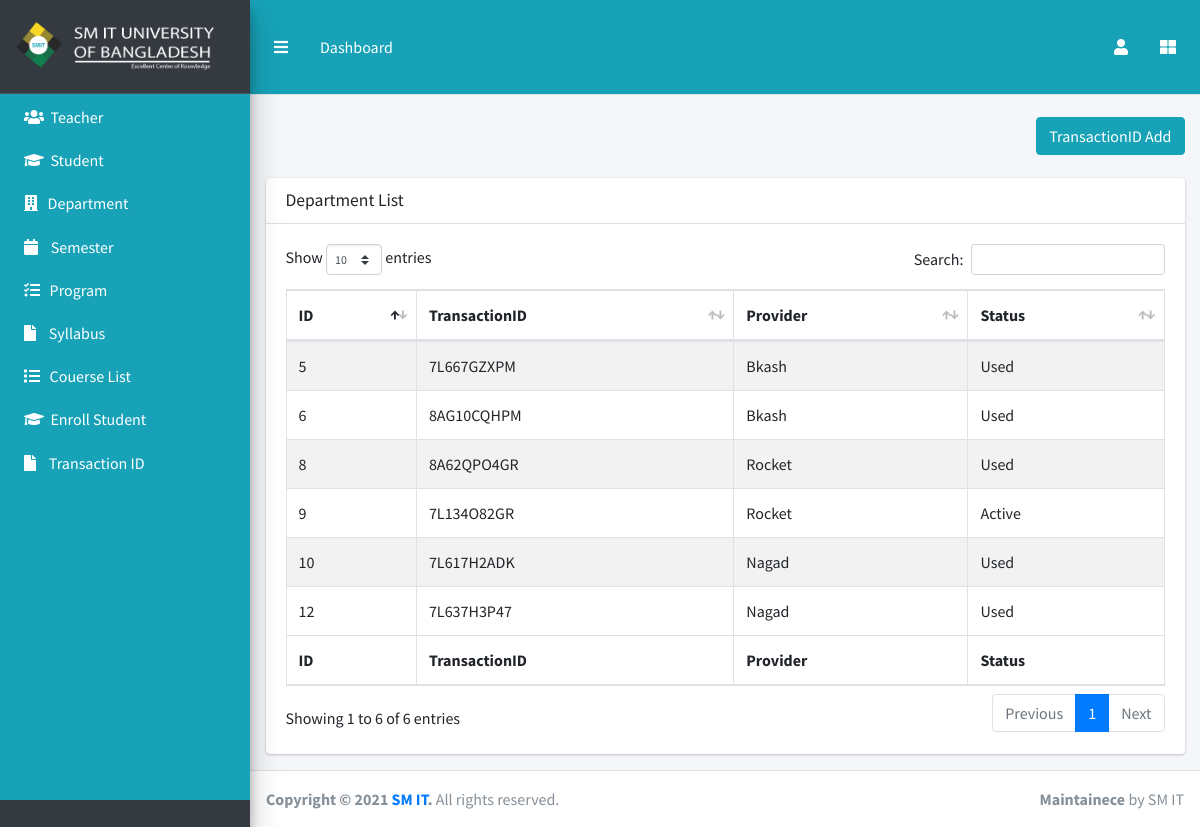
Page /admin/addtransactionid.php (signed in) on the committed database.
### tables this page shows
CREATE TABLE `transactionid` (
  `id` int(11) NOT NULL,
  `trnxID` varchar(55) NOT NULL,
  `trnxIdProvider` varchar(55) NOT NULL,
  `status` int(11) DEFAULT 1,
  `created_at` timestamp NOT NULL DEFAULT current_timestamp()
);

### Database/db.php (called while the page is built, shortened)
<?php
 class Database{
 	public $host     = mysql_host;
 	public $user     = mysql_user;
 	public $password = mysql_pass;
 	public $dbname   = mysql_db;
 	public $link;
 	public function ConnectDB(){
 		$this->link = new mysqli($this->host, $this->user, $this->password, $this->dbname);
 	}
  public function select($query){
    $select_row = $this->link->query($query)  or die($this->link->error.__LINE__);
    if ($select_row->num_rows>0) {
        return $select_row;
    }
     else{
      return false;
    }
  }
 }
?>

### admin/addtransactionid.php (the view, shortened to what this page needs)
<?php
 require '../Database/db.php';
 $db = new Database();
?>
<!DOCTYPE html>
<html lang="en">
<head>
  <link rel="stylesheet" href="../plugins/fontawesome-free/css/all.min.css">
  <link rel="stylesheet" href="../plugins/overlayScrollbars/css/OverlayScrollbars.min.css">
  <link rel="stylesheet" href="../plugins/datatables-bs4/css/dataTables.bootstrap4.min.css">
  <link rel="stylesheet" href="../plugins/datatables-responsive/css/responsive.bootstrap4.min.css">
  <link rel="stylesheet" href="../dist/css/adminlte.min.css">
</head>
<body class="hold-transition sidebar-mini layout-fixed layout-navbar-fixed layout-footer-fixed">
<div class="wrapper">
  <nav class="main-header navbar navbar-expand navbar-white navbar-light"  style="background: #17A2B8;height: 95px">
    <ul class="navbar-nav">
      <li class="nav-item">
        <a class="nav-link" data-widget="pushmenu" href="#" role="button"><i class="fas fa-bars" style="color: #ffff"></i></a>
      </li>
      <li class="nav-item d-none d-sm-inline-block">
        <a href="index.php" class="nav-link" style="color: #ffff">Dashboard</a>
      </li>
    </ul>
    <ul class="navbar-nav ml-auto">
      <li class="nav-item dropdown">
        <a class="nav-link" data-toggle="dropdown" href="#">
         <i class="fa fa-user" aria-hidden="true" style="color: #ffff"></i>
        </a>
      </li>
      <li class="nav-item">
        <a class="nav-link" data-widget="control-sidebar" data-slide="true" href="#" role="button"><i
            class="fas fa-th-large" style="color: #ffff"></i></a>
      </li>
    </ul>
  </nav>
  <aside class="main-sidebar sidebar-dark-primary elevation-4">
    <a href="index.php" class="brand-link">
      <img src="../dist/img/logo.png" alt="Logo" class="logo" style="width: 100%;border-radius: 20px;">
    </a>
    <div class="sidebar" style="background: #17A2B8">
       <nav class="mt-2">
        <ul class="nav nav-pills nav-sidebar flex-column" data-widget="treeview" role="menu" data-accordion="false">
          <li class="nav-item">
          </li>
           <li class="nav-item">
          </li>
             <li class="nav-item">
            <a href="teacher.php" class="nav-link">
             <i class="fa fa-users" aria-hidden="true" style="color: #ffff"></i>
              <p style="color: #ffff">&nbsp;Teacher</p>
            </a>
          </li>
             <li class="nav-item">
            <a href="student.php" class="nav-link">
             <i class="fa fa-graduation-cap" aria-hidden="true" style="color: #ffff"></i>
              <p style="color: #ffff"> &nbsp;Student</p>
            </a>
          </li>
             <li class="nav-item">
            <a href="department.php" class="nav-link">
              <i class="fa fa-building" aria-hidden="true" style="color: #ffff"></i>
              <p style="color: #ffff">  &nbsp;&nbsp;Department</p>
            </a>
          </li>
           <li class="nav-item">
            <a href="semester.php" class="nav-link">
            <i class="fa fa-calendar" aria-hidden="true" style="color: #ffff"></i>
              <p style="color: #ffff"> &nbsp;&nbsp;&nbsp;Semester</p>
            </a>
          </li>
           <li class="nav-item">
            <a href="prog.php" class="nav-link">
              <i class="fa fa-tasks" aria-hidden="true" style="color: #ffff"></i>
              <p style="color: #ffff">  &nbsp;&nbsp;Program</p>
            </a>
          </li>
           <li class="nav-item">
            <a href="syllabus.php" class="nav-link">
              <i class="fa fa-file" aria-hidden="true" style="color: #ffff"></i>
              <p style="color: #ffff">  &nbsp;&nbsp;&nbsp;Syllabus</p>
            </a>
          </li>
             <li class="nav-item">
            <a href="course.php" class="nav-link">
           <i class="fa fa-list" aria-hidden="true" style="color: #ffff"></i>
              <p style="color: #ffff">  &nbsp;&nbsp;Couerse List</p>
            </a>
          </li>
           <li class="nav-item">
            <a href="enroll.php" class="nav-link">
            <i class="fa fa-graduation-cap" aria-hidden="true" style="color: #ffff"></i>
              <p style="color: #ffff"> &nbsp;Enroll Student</p>
            </a>
          </li>
            <li class="nav-item">
            <a href="addtransactionid.php" class="nav-link">
            <i class="fa fa-file" aria-hidden="true" style="color: #ffff"></i>
              <p style="color: #ffff"> &nbsp;&nbsp;&nbsp;Transaction ID</p>
            </a>
          </li>
        </ul>
      </nav>
    </div>
  </aside>
  <div class="content-wrapper">
    <div class="content-header">
      <div class="container-fluid">
        <div class="row mb-2">
          <div class="col-sm-6">
          </div>
          <div class="col-sm-6">
            <ol class="breadcrumb float-sm-right">
              <li class="breadcrumb-item"><a href="#">
                 <button type="button" class="btn btn-info" data-toggle="modal" data-target="#modal-info" style="margin-top: 45px">
                  TransactionID Add
                </button>
              </a>
            </li>
            </ol>
          </div>
        </div>
      </div>
    </div>
    <section class="content">
      <div class="container-fluid">
             <div class="card">
              <div class="card-header">
                <h3 class="card-title">Department List</h3>
              </div>
              <div class="card-body">
              <?php
                $query="SELECT * FROM transactionid";
                $trnx =$db->select($query);
              ?>
                <table id="example1" class="table table-bordered table-striped">
                  <thead>
                  <tr>
                    <th>ID</th>
                    <th>TransactionID</th>
                    <th>Provider</th>
                    <th>Status</th>
                  </tr>
                  </thead>
                  <tbody>
            <?php
              while ($trnxdata = $trnx->fetch_assoc())
             { ?>
                <tr>
                    <td><?php echo $trnxdata['id']?></td>
                    <td><?php echo $trnxdata['trnxID']?></td>
                    <td><?php echo $trnxdata['trnxIdProvider']?></td>
                    <td><?php if ( $trnxdata['status']==1) {
                       echo "Active";
                    }elseif( $trnxdata['status']==2){
                       echo "Used";
                    } ?></td>
                </tr>
                <?php }?>
                  </tbody>
                  <tfoot>
                  <tr>
                    <th>ID</th>
                    <th>TransactionID</th>
                    <th>Provider</th>
                    <th>Status</th>
                  </tr>
                  </tfoot>
                </table>
              </div>
            </div>
      </div>
    </section>
  </div>
  <footer class="main-footer">
    <strong>Copyright &copy; 2021 <a href="#">SM IT</a>.</strong>
    All rights reserved.
    <div class="float-right d-none d-sm-inline-block">
      <b>Maintainece</b>  by SM IT
    </div>
  </footer>
</div>
</body>
</html>

### rows in the picture
transactionid: id "5", trnxID "7L667GZXPM", trnxIdProvider "Bkash", status "Used"
transactionid: id "6", trnxID "8AG10CQHPM", trnxIdProvider "Bkash", status "Used"
transactionid: id "8", trnxID "8A62QPO4GR", trnxIdProvider "Rocket", status "Used"
transactionid: id "9", trnxID "7L134O82GR", trnxIdProvider "Rocket", status "Active"
transactionid: id "10", trnxID "7L617H2ADK", trnxIdProvider "Nagad", status "Used"
transactionid: id "12", trnxID "7L637H3P47", trnxIdProvider "Nagad", status "Used"
